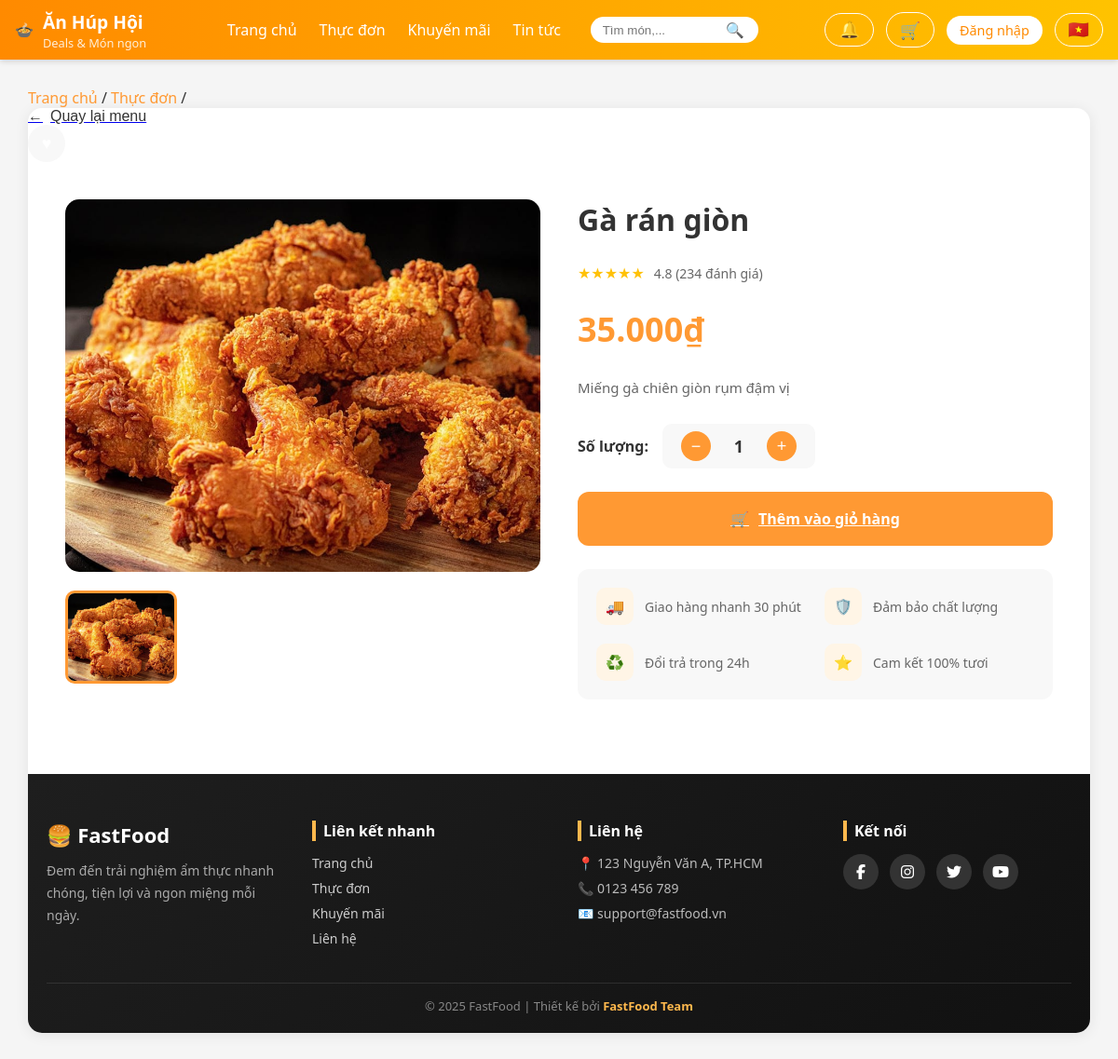
The app's page /pages/chitietmonan.php?mamon=6 with its own data.
### tables this page shows
CREATE TABLE Monan (
  Mamon INT AUTO_INCREMENT PRIMARY KEY,
  Tenmon VARCHAR(100) NOT NULL,
  Giaban DECIMAL(10,2) NOT NULL,
  Giagoc DECIMAL(10,2) NOT NULL,
  Noidung VARCHAR(500),
  Anh VARCHAR(255),
  Maloai INT,
  FOREIGN KEY (Maloai) REFERENCES Loaimonan(Maloai)
);

### functions/functions.php (called while the page is built, shortened)
<?php
if (!function_exists('resolveImagePath')) {
	function resolveImagePath($path, $default = '/assets/img/default-food.jpg') {
		$p = trim((string)$path);
		$knownPrefixes = ['assets/', 'uploads/', 'images/'];
		foreach ($knownPrefixes as $pre) {
			if (stripos($p, $pre) === 0) return '/' . $p;
		}
		return '/assets/img/' . ltrim($p, '/');
	}
}
?>

### pages/chitietmonan.php (the view, shortened to what this page needs)
<?php
require_once __DIR__ . '/../database/db.php';
require_once __DIR__ . '/../functions/functions.php';
$mamon = isset($_GET['mamon']) ? intval($_GET['mamon']) : 0;
$product = null;
$images = [];
if ($mamon > 0) {
    $sql = "SELECT Mamon, Tenmon, Giaban, Anh, Noidung, COALESCE(Giagoc, 0) AS Giagoc FROM Monan WHERE Mamon = ? LIMIT 1";
    if ($stmt = $conn->prepare($sql)) {
        $stmt->bind_param('i', $mamon);
        $stmt->execute();
        $res = $stmt->get_result();
        if ($res && $res->num_rows > 0) {
            $product = $res->fetch_assoc();
            if (!empty($product['Anh'])) {
                if (strpos($product['Anh'], '|') !== false) {
                    $images = array_filter(array_map('trim', explode('|', $product['Anh'])));
                } else {
                    $images = [trim($product['Anh'])];
                }
            }
        }
    }
}
?>
<!DOCTYPE html>
<html lang="vi">
<head>
    <link rel="stylesheet" href="/assets/css/chitietmonan.css">
</head>
<body>
    <?php include __DIR__ . '/../includes/header.php'; ?>
    <div class="container">
        <div class="breadcrumb">
            <a href="../index.php">Trang chủ</a> / <a href="#">Thực đơn</a> /
        </div>
        <div class="product-card">
        <div class="header">
            <a href = '/index.php'>
                <button class="back-btn">
                    <span>←</span>
                    <span>Quay lại menu</span>
                </button>
            </a>
            <div class="header-actions">
                <button class="icon-btn" id="favoriteBtn">♥</button>
            </div>
        </div>
        <div class="product-content">
            <div class="gallery">
                <div class="main-image">
                    <?php if ($product && !empty($images)): ?>
                        <img id="mainImage" src="<?php echo htmlspecialchars(resolveImagePath($images[0])); ?>" alt="<?php echo htmlspecialchars($product['Tenmon']); ?>">
                    <?php else: ?>
                        <img id="mainImage" src="/assets/img/default-food.jpg" alt="Sản phẩm">
                    <?php endif; ?>
                </div>
                <div class="thumbnails">
                    <?php if (!empty($images)): ?>
                        <?php foreach ($images as $idx => $img): ?>
                            <div class="thumbnail <?php echo $idx === 0 ? 'active' : ''; ?>" data-index="<?php echo $idx; ?>">
                                <img src="<?php echo htmlspecialchars(resolveImagePath($img)); ?>" alt="Thumb <?php echo $idx+1; ?>">
                            </div>
                        <?php endforeach; ?>
                    <?php else: ?>
                        <div class="thumbnail active" data-index="0">
                            <img src="/assets/img/default-food.jpg" alt="Thumb 1">
                        </div>
                    <?php endif; ?>
                </div>
            </div>
            <div class="product-info">
                <h1 class="product-title"><?php echo $product ? htmlspecialchars($product['Tenmon']) : 'Sản phẩm'; ?></h1>
                <div class="rating">
                    <div class="stars">★★★★★</div>
                    <span class="rating-text">4.8 (234 đánh giá)</span>
                </div>
                <div class="price-section">
                    <span class="current-price"><?php echo $product ? number_format(floatval($product['Giaban']),0,',','.').'₫' : ''; ?></span>
                </div>
                <p class="description">
                    <?php echo $product ? nl2br(htmlspecialchars($product['Noidung'])) : 'Mô tả sản phẩm chưa có.'; ?>
                </p>
                <div class="quantity-selector">
                    <div class="quantity-label">Số lượng:</div>
                    <div class="quantity-controls">
                        <button class="quantity-btn" id="decreaseBtn">−</button>
                        <span class="quantity-value" id="quantityValue">1</span>
                        <button class="quantity-btn" id="increaseBtn">+</button>
                    </div>
                </div>
                <div class="action-buttons">
                    <?php if ($product): ?>
                        <a class="add-to-cart-btn" href="/pages/cart.php?add=<?php echo intval($mamon); ?>&return_url=/pages/cart.php">
                            <span>🛒</span>
                            <span>Thêm vào giỏ hàng</span>
                        </a>
                    <?php endif; ?>
                </div>
                <div class="features">
                    <div class="feature">
                        <div class="feature-icon">🚚</div>
                        <div class="feature-text">Giao hàng nhanh 30 phút</div>
                    </div>
                    <div class="feature">
                        <div class="feature-icon">🛡️</div>
                        <div class="feature-text">Đảm bảo chất lượng</div>
                    </div>
                    <div class="feature">
                        <div class="feature-icon">♻️</div>
                        <div class="feature-text">Đổi trả trong 24h</div>
                    </div>
                    <div class="feature">
                        <div class="feature-icon">⭐</div>
                        <div class="feature-text">Cam kết 100% tươi</div>
                    </div>
                </div>
            </div>
        </div>
    <?php include __DIR__ . '/../includes/footer.php'; ?>
</body>
</html>

### assets/css/chitietmonan.css (style rules this page uses)
* { margin: 0; padding: 0; box-sizing: border-box; }
body { font-family: 'Segoe UI', Tahoma, Geneva, Verdana, sans-serif; background: #f5f5f5; min-height: 100vh; }
.header-actions { display: flex; gap: 15px; align-items: center; }
.icon-btn { width: 40px; height: 40px; border-radius: 50%; border: 2px solid white; background: transparent; color: white; cursor: pointer; display: flex; align-items: center; justify-content: center; transition: all 0.3s; font-size: 18px; }
.container { max-width: 1400px; margin: 30px auto; padding: 0 30px; }
.breadcrumb a { color: #ff9933; text-decoration: none; }
.product-card { background: white; border-radius: 15px; overflow: hidden; box-shadow: 0 2px 15px rgba(0,0,0,0.08); }
.back-btn { display: flex; align-items: center; gap: 8px; background: none; border: none; font-size: 16px; color: #333; cursor: pointer; transition: color 0.3s; }
.header-actions { display: flex; gap: 15px; }
.icon-btn { width: 40px; height: 40px; border-radius: 50%; border: none; background: #f8f8f8; cursor: pointer; display: flex; align-items: center; justify-content: center; transition: all 0.3s; }
.product-content { display: grid; grid-template-columns: 1fr 1fr; gap: 40px; padding: 40px; }
.gallery { display: flex; flex-direction: column; gap: 20px; }
.main-image { width: 100%; height: 400px; border-radius: 15px; overflow: hidden; position: relative; }
.main-image img { width: 100%; height: 100%; object-fit: cover; transition: transform 0.3s; }
.thumbnails { display: grid; grid-template-columns: repeat(4, 1fr); gap: 10px; }
.thumbnail { height: 100px; border-radius: 10px; overflow: hidden; cursor: pointer; border: 3px solid transparent; transition: all 0.3s; }
.thumbnail.active { border-color: #ff9933; }
.thumbnail img { width: 100%; height: 100%; object-fit: cover; }
.product-info { display: flex; flex-direction: column; gap: 25px; }
.product-title { font-size: 32px; font-weight: bold; color: #333; }
.rating { display: flex; align-items: center; gap: 10px; }
.stars { display: flex; gap: 3px; color: #ffc107; }
.rating-text { color: #666; font-size: 14px; }
.price-section { display: flex; align-items: center; gap: 15px; }
.current-price { font-size: 36px; font-weight: bold; color: #ff9933; }
.description { color: #666; line-height: 1.8; font-size: 15px; }
.quantity-selector { display: flex; align-items: center; gap: 15px; }
.quantity-label { font-weight: 600; color: #333; }
.quantity-controls { display: flex; align-items: center; gap: 15px; background: #f8f8f8; padding: 8px 20px; border-radius: 10px; }
.quantity-btn { width: 32px; height: 32px; border: none; background: #ff9933; color: white; border-radius: 50%; cursor: pointer; font-size: 18px; display: flex; align-items: center; justify-content: center; transition: all 0.3s; }
.quantity-value { font-size: 18px; font-weight: bold; min-width: 30px; text-align: center; }
.action-buttons { display: flex; gap: 15px; }
.add-to-cart-btn { flex: 1; padding: 18px; background: #ff9933; color: white; border: none; border-radius: 12px; font-size: 16px; font-weight: bold; cursor: pointer; display: flex; align-items: center; justify-content: center; gap: 10px; transition: all 0.3s; }
.features { display: grid; grid-template-columns: repeat(2, 1fr); gap: 20px; padding: 20px; background: #f8f8f8; border-radius: 12px; }
.feature { display: flex; align-items: center; gap: 12px; }
.feature-icon { width: 40px; height: 40px; background: #fff5e6; border-radius: 10px; display: flex; align-items: center; justify-content: center; color: #ff9933; }
.feature-text { font-size: 14px; color: #666; }

### assets/css/header.css (style rules this page uses)
* { box-sizing: border-box; margin: 0; padding: 0; }
body { font-family: "Segoe UI", Roboto, Arial, sans-serif; color: #333; }

### records on screen
monan: Anh (picture), Tenmon "Gà rán giòn", Giaban "35.000", Noidung "Miếng gà chiên giòn rụm đậm vị"
